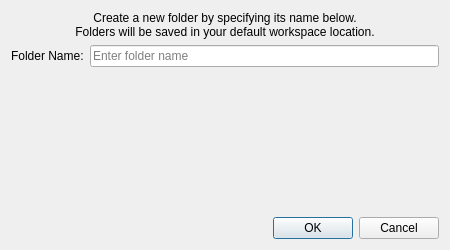
<?xml version="1.0" encoding="UTF-8"?>
<ui version="4.0">
 <class>CreateFolderDialogBase</class>
 <widget class="QDialog" name="CreateFolderDialogBase">
  <property name="geometry">
   <rect>
    <x>0</x>
    <y>0</y>
    <width>450</width>
    <height>250</height>
   </rect>
  </property>
  <property name="windowTitle">
   <string>MapHub: Create New Folder</string>
  </property>
  <layout class="QVBoxLayout" name="verticalLayout">
   <item>
    <widget class="QLabel" name="label_info">
     <property name="text">
      <string>Create a new folder by specifying its name below.
Folders will be saved in your default workspace location.</string>
     </property>
     <property name="alignment">
      <set>Qt::AlignCenter</set>
     </property>
     <property name="wordWrap">
      <bool>true</bool>
     </property>
    </widget>
   </item>
   <item>
    <layout class="QHBoxLayout" name="horizontalLayout">
     <item>
      <widget class="QLabel" name="label_folderName">
       <property name="text">
        <string>Folder Name:</string>
       </property>
      </widget>
     </item>
     <item>
      <widget class="QLineEdit" name="lineEdit_folderName">
       <property name="placeholderText">
        <string>Enter folder name</string>
       </property>
      </widget>
     </item>
    </layout>
   </item>
   <item>
    <spacer name="verticalSpacer">
     <property name="orientation">
      <enum>Qt::Vertical</enum>
     </property>
     <property name="sizeHint" stdset="0">
      <size>
       <width>20</width>
       <height>40</height>
      </size>
     </property>
    </spacer>
   </item>
   <item>
    <widget class="QDialogButtonBox" name="button_box">
     <property name="orientation">
      <enum>Qt::Horizontal</enum>
     </property>
     <property name="standardButtons">
      <set>QDialogButtonBox::Cancel|QDialogButtonBox::Ok</set>
     </property>
    </widget>
   </item>
  </layout>
 </widget>
 <resources/>
 <connections>
  <connection>
   <sender>button_box</sender>
   <signal>accepted()</signal>
   <receiver>CreateFolderDialogBase</receiver>
   <slot>accept()</slot>
   <hints>
    <hint type="sourcelabel">
     <x>248</x>
     <y>254</y>
    </hint>
    <hint type="destinationlabel">
     <x>157</x>
     <y>274</y>
    </hint>
   </hints>
  </connection>
  <connection>
   <sender>button_box</sender>
   <signal>rejected()</signal>
   <receiver>CreateFolderDialogBase</receiver>
   <slot>reject()</slot>
   <hints>
    <hint type="sourcelabel">
     <x>316</x>
     <y>260</y>
    </hint>
    <hint type="destinationlabel">
     <x>286</x>
     <y>274</y>
    </hint>
   </hints>
  </connection>
 </connections>
</ui>
